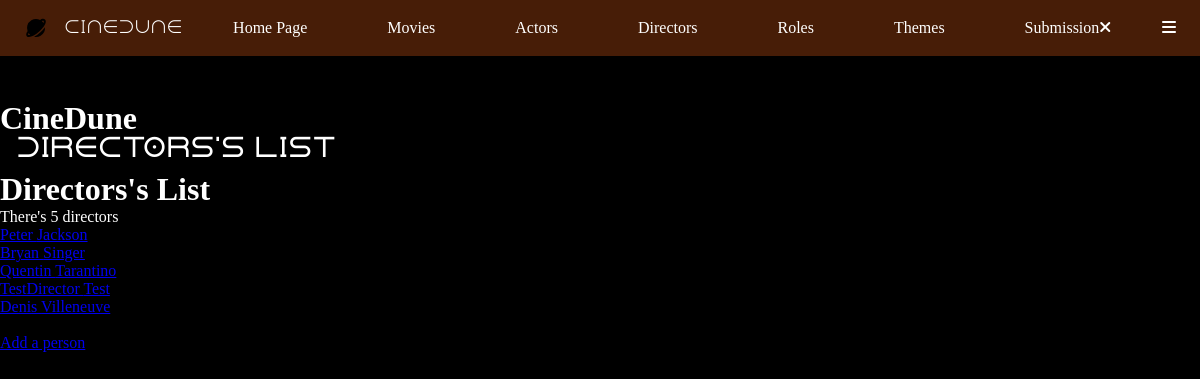
Page /index.php?action=listDirectors on the earlier database version.
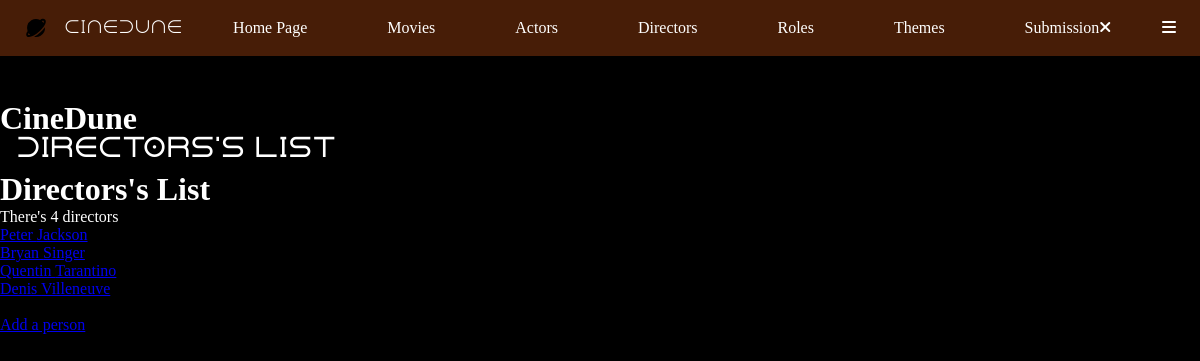
Same page on the later database version.
### tables this page shows
CREATE TABLE IF NOT EXISTS `director` (
  `idDirector` int NOT NULL AUTO_INCREMENT,
  `idPerson` int NOT NULL,
  PRIMARY KEY (`idDirector`),
  KEY `idPerson` (`idPerson`),
  CONSTRAINT `FK1_director_person` FOREIGN KEY (`idPerson`) REFERENCES `person` (`idPerson`)
);

CREATE TABLE IF NOT EXISTS `person` (
  `idPerson` int NOT NULL AUTO_INCREMENT,
  `firstname` char(255) NOT NULL,
  `surname` char(255) NOT NULL,
  `sex` char(10) NOT NULL,
  `birthdate` date NOT NULL,
  `picture` varchar(255) NOT NULL,
  PRIMARY KEY (`idPerson`)
);

### controller/DirectorController.php (called while the page is built, shortened)
<?php
class DirectorController
{
    public function listDirectors()
    {
        $pdo = Connect::toLogIn();
        $requestDirectors = $pdo->query("
            SELECT director.idDirector, person.firstname, person.surname, person.sex, person.birthdate
            FROM director
            INNER JOIN person ON director.idPerson = person.idPerson
            ORDER BY surname
        ");
        require "view/directors/listDirectors.php";
    }
}

### view/directors/listDirectors.php (the view, shortened to what this page needs)
<?php ob_start();
$directors = $requestDirectors->fetchAll();
?>
<h1>Directors's List</h1>
<p>There's <?= $requestDirectors->rowCount() ?> directors</p>
<?php
foreach ($directors as $director) {
?>
    <a href="index.php?action=directorsDetails&id=<?= $director["idDirector"] ?>"><?= $director["firstname"] . " " . $director["surname"] . "<br>" ?></a>
<?php
}
?>
<br>
<a href="index.php?action=addPerson">Add a person</a>
<?php
require "view/template.php";

Differences in the rows shown:
removed director: idPerson.firstname "TestDirector", idPerson.surname "Test"
Other differences:
$requestDirectors->rowCount(): "5" → "4"
